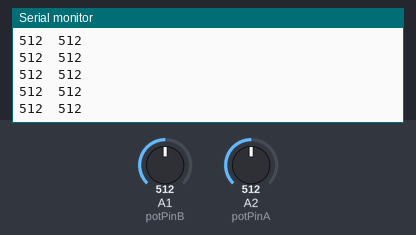
Recording of a sketch running on a simulated Arduino Uno, built with avr-gcc and run on an emulated ATmega328P. Shown: the last lines printed to the serial monitor. The inputs (shaded band) are chosen by the test bench; at power-on: A1 (potPinB) = 512, A2 (potPinA) = 512.

Above: at 1.2 s.
1.3 s: A1 (potPinB) set to 983
At 1.8 s:
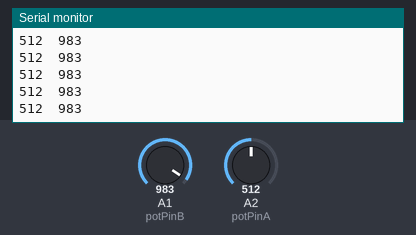
2.8 s: A1 (potPinB) set to 1018
At 3.8 s:
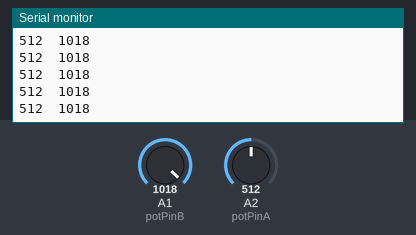
4.3 s: A1 (potPinB) set to 11
At 4.8 s:
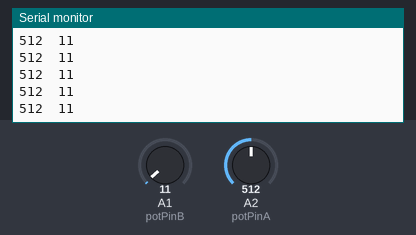
5.8 s: A1 (potPinB) set to 8
At 6.6 s:
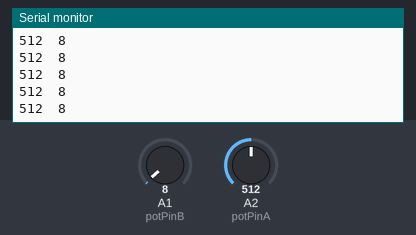
7.3 s: A2 (potPinA) set to 983
At 8.0 s:
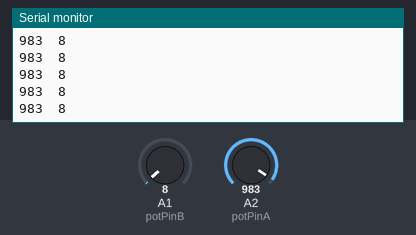
8.8 s: A2 (potPinA) set to 1011
At 9.9 s:
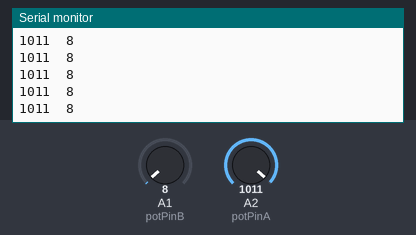
Timing chart, 0 to 11.8 s (numbered marks = the images above; inputs shaded):
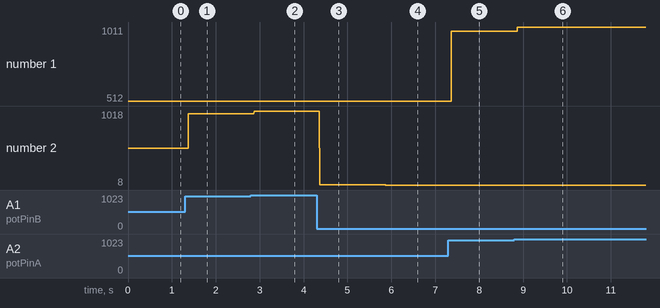

The sketch:

2_sensor.ino
```cpp
const int potPinA = 2;              // sensor kiri
const int potPinB = 15;              // sensor kanan
int sensor_kiri;                    // deklarasi variable sensor kiri
int sensor_kanan;                    // deklarasi variable sensor kanan

void setup() {
  Serial.begin(9600);               // Inisialisasi Penggunaan serial dengan baudrate 9600bps
}

void loop() {
  sensor_kiri=analogRead(potPinA);  // Baca data ADC dari potpinA ditampung di variabel sensor_kiri
  sensor_kanan=analogRead(potPinB);  // Baca data ADC dari potpinA ditampung di variabel sensor_kanan
  Serial.print(sensor_kiri);      // Data yang ditampung dikirimkan ke serial monitor tanpa enter atau ln
  Serial.write('\t');
  Serial.println(sensor_kanan);
}
```

Measured:
- after the input at 1.3 s, the serial monitor: prints a new line after 0.08 s (image 1)
- after the input at 2.8 s, the serial monitor: prints a new line after 0.07 s (image 2)
- after the input at 4.3 s, the serial monitor: prints a new line after 0.07 s (image 3)
- after the input at 5.8 s, the serial monitor: prints a new line after 0.07 s (image 4)
- after the input at 7.3 s, the serial monitor: prints a new line after 0.07 s (image 5)
- after the input at 8.8 s, the serial monitor: prints a new line after 0.07 s (image 6)
- plotted number 1: 512 → 983 after the input at 7.3 s, 983 → 1011 after the input at 8.8 s
- plotted number 2: 512 → 983 after the input at 1.3 s, 983 → 1018 after the input at 2.8 s, 1018 → 11 after the input at 4.3 s, 11 → 8 after the input at 5.8 s
